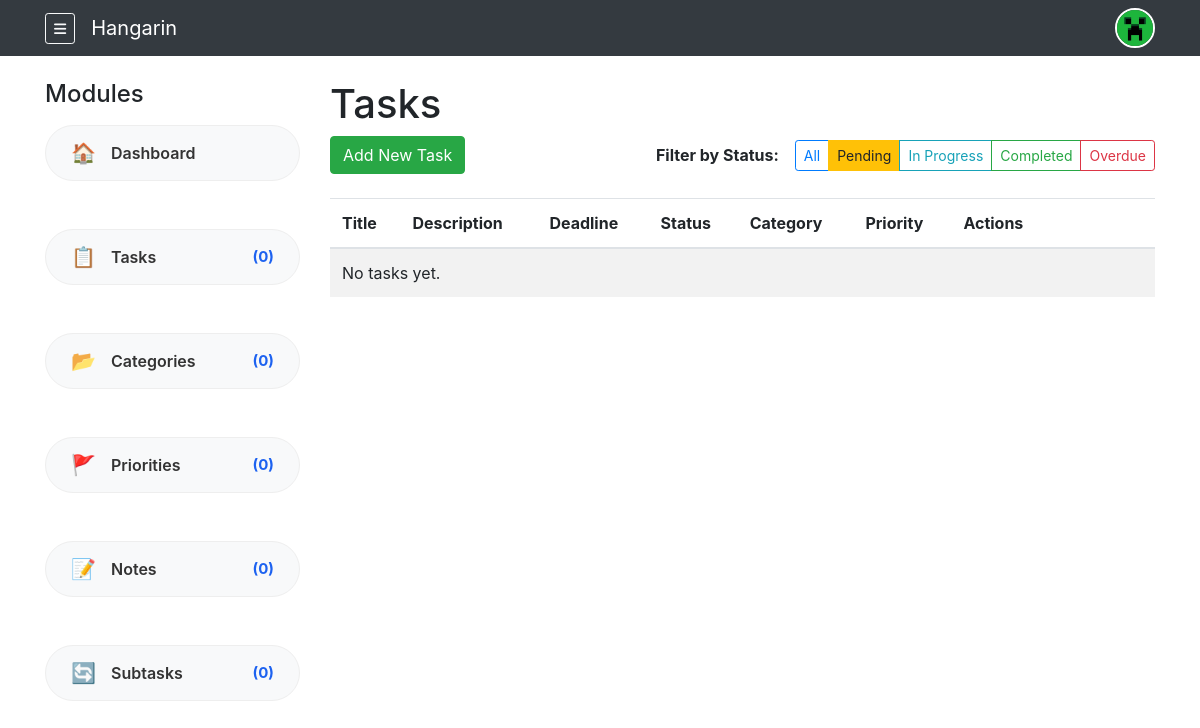
Page /tasks/?status=Pending (signed in) on the earlier database version.
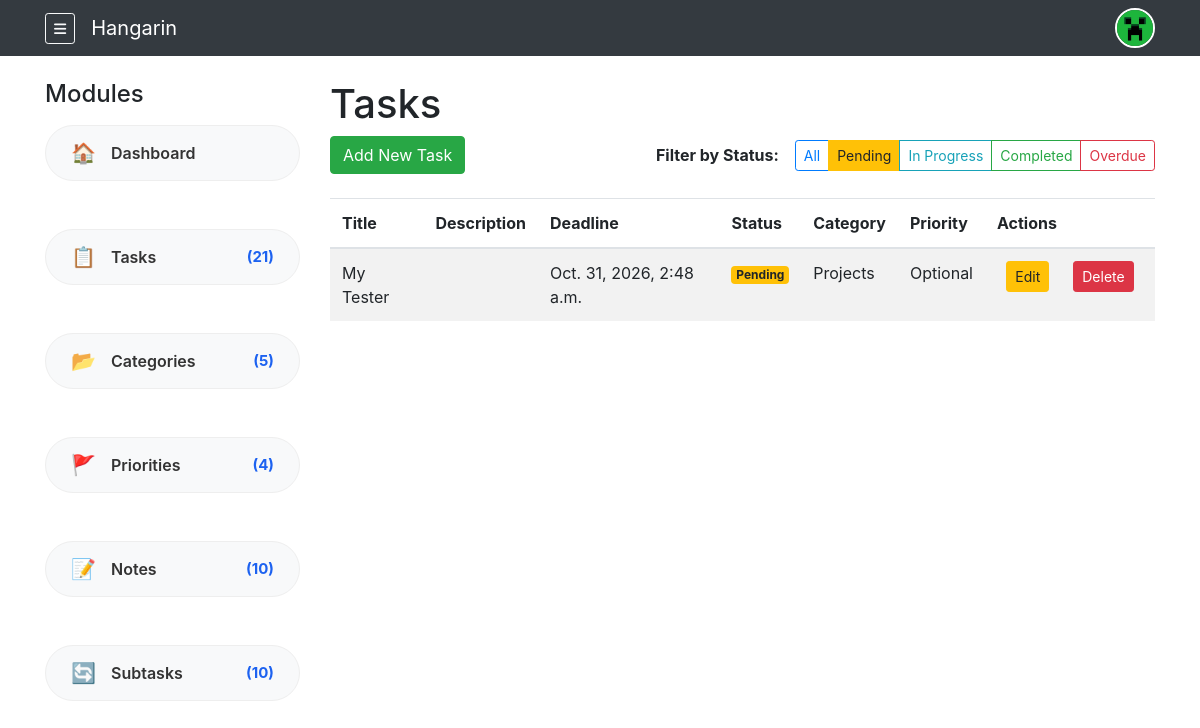
Same page on the later database version.
### tasks/models.py (models this page shows, shortened)
class Task(models.Model):
    STATUS_CHOICES = [
        ("Pending", "Pending"),
        ("In Progress", "In Progress"),
        ("Completed", "Completed"),
        ("Overdue", "Overdue"),
    ]
    owner = models.ForeignKey(User, on_delete=models.CASCADE, related_name="tasks", null=True, blank=True)
    title = models.CharField(max_length=200)
    description = models.TextField(blank=True)
    deadline = models.DateTimeField(default=timezone.now)
    status = models.CharField(max_length=50, choices=STATUS_CHOICES, default="Pending")
    category = models.ForeignKey(Category, on_delete=models.SET_NULL, null=True, blank=True)
    priority = models.ForeignKey(Priority, on_delete=models.SET_NULL, null=True, blank=True)
    class Meta:
        verbose_name = "Task"
        verbose_name_plural = "Tasks"
    @classmethod
    def update_overdue(cls, user):
        cls.objects.filter(
            owner=user,                            # <-- FIXED: Changed 'user' to 'owner'
            status__in=['Pending', 'In Progress'], # Only update tasks that aren't completed
            deadline__lt=timezone.now()            # Deadline is in the past
        ).update(status='Overdue')

class Category(models.Model):
    owner = models.ForeignKey(User, on_delete=models.CASCADE, related_name="categories", null=True, blank=True)
    name = models.CharField(max_length=100)
    class Meta:
        verbose_name = "Category"
        verbose_name_plural = "Categories"

class Priority(models.Model):
    owner = models.ForeignKey(User, on_delete=models.CASCADE, related_name="priorities", null=True, blank=True)
    name = models.CharField(max_length=50)
    class Meta:
        verbose_name = "Priority"
        verbose_name_plural = "Priorities"

### tasks/views.py (the view)
# urls.py: path('tasks/', views.TaskListView.as_view(), name='task_list'),
@method_decorator(never_cache, name='dispatch')
class TaskListView(LoginRequiredMixin, ListView):
    model = Task
    template_name = 'tasks/task_list.html'
    context_object_name = 'tasks'
    paginate_by = 10
    def get_queryset(self):
        Task.update_overdue(self.request.user)
        queryset = Task.objects.filter(owner=self.request.user).order_by('-id')
        status_filter = self.request.GET.get('status')
        if status_filter and status_filter != 'All':
            queryset = queryset.filter(status=status_filter)
        return queryset
    def get_context_data(self, **kwargs):
        context = super().get_context_data(**kwargs)
        context['current_status'] = self.request.GET.get('status', 'All')
        return context

### tasks/context_processors.py (called while the page is built)
def sidebar_counts(request):
    if not request.user.is_authenticated:
        return {}
    u = request.user
    return {
        'count_tasks':      Task.objects.filter(owner=u).count(),
        'count_categories': Category.objects.filter(owner=u).count(),
        'count_priorities': Priority.objects.filter(owner=u).count(),
        'count_notes':      Note.objects.filter(task__owner=u).count(),
        'count_subtasks':   SubTask.objects.filter(parent_task__owner=u).count(),
    }

### templates/tasks/task_list.html (shortened to what this page needs)
{% extends 'base.html' %}
{% block content %}
<h1>Tasks</h1>
<div class="d-flex justify-content-between align-items-center mb-3 flex-wrap">
    <a href="{% url 'tasks:task_create' %}" class="btn btn-success mb-2 mobile-stack-btn">
        Add New Task
    </a>
    <div class="filter-container mb-2">
        <span class="font-weight-bold mr-2">Filter by Status:</span>
        <div class="btn-group flex-wrap" role="group">
            <a href="?status=All" class="btn btn-sm {% if current_status == 'All' %}btn-primary{% else %}btn-outline-primary{% endif %}">All</a>
            <a href="?status=Pending" class="btn btn-sm {% if current_status == 'Pending' %}btn-warning{% else %}btn-outline-warning{% endif %}">Pending</a>
            <a href="?status=In Progress" class="btn btn-sm {% if current_status == 'In Progress' %}btn-info{% else %}btn-outline-info{% endif %}">In Progress</a>
            <a href="?status=Completed" class="btn btn-sm {% if current_status == 'Completed' %}btn-success{% else %}btn-outline-success{% endif %}">Completed</a>
            <a href="?status=Overdue" class="btn btn-sm {% if current_status == 'Overdue' %}btn-danger{% else %}btn-outline-danger{% endif %}">Overdue</a>
        </div>
    </div>
</div>
<div class="table-responsive">
    <table class="table table-striped">
        <thead>
            <tr>
                <th>Title</th>
                <th>Description</th>
                <th>Deadline</th>
                <th>Status</th>
                <th>Category</th>
                <th>Priority</th>
                <th>Actions</th>
            </tr>
        </thead>
        <tbody>
            {% for task in tasks %}
            <tr>
                <td>{{ task.title }}</td>
                <td>{{ task.description|truncatechars:30 }}</td>
                <td>{{ task.deadline }}</td>
                <td>
                    {% if task.status == 'Overdue' %}
                        <span class="badge badge-danger">Overdue</span>
                    {% elif task.status == 'Completed' %}
                        <span class="badge badge-success">Completed</span>
                    {% elif task.status == 'In Progress' %}
                        <span class="badge badge-info">In Progress</span>
                    {% else %}
                        <span class="badge badge-warning">Pending</span>
                    {% endif %}
                </td>
                <td>{{ task.category.name|default:"—" }}</td>
                <td>{{ task.priority.name|default:"—" }}</td>
                <td>
                    <div class="action-buttons">
                        <a href="{% url 'tasks:task_update' task.pk %}" class="btn btn-sm btn-warning">Edit</a>
                        <a href="{% url 'tasks:task_delete' task.pk %}" class="btn btn-sm btn-danger">Delete</a>
                    </div>
                </td>
            </tr>
            {% empty %}
            <tr><td colspan="7">No tasks yet.</td></tr>
            {% endfor %}
        </tbody>
    </table>
</div>
{% endblock %}

Differences in the rows shown:
added Task: title "My Tester", deadline "Oct. 31, 2026, 2:48 a.m.", status "Pending", category.name "Projects", priority.name "Optional"
Other differences:
{{ count_tasks }}: "0" → "21"
{{ count_categories }}: "0" → "5"
{{ count_priorities }}: "0" → "4"
{{ count_notes }}: "0" → "10"
{{ count_subtasks }}: "0" → "10"
text no longer shown: "No tasks yet."
